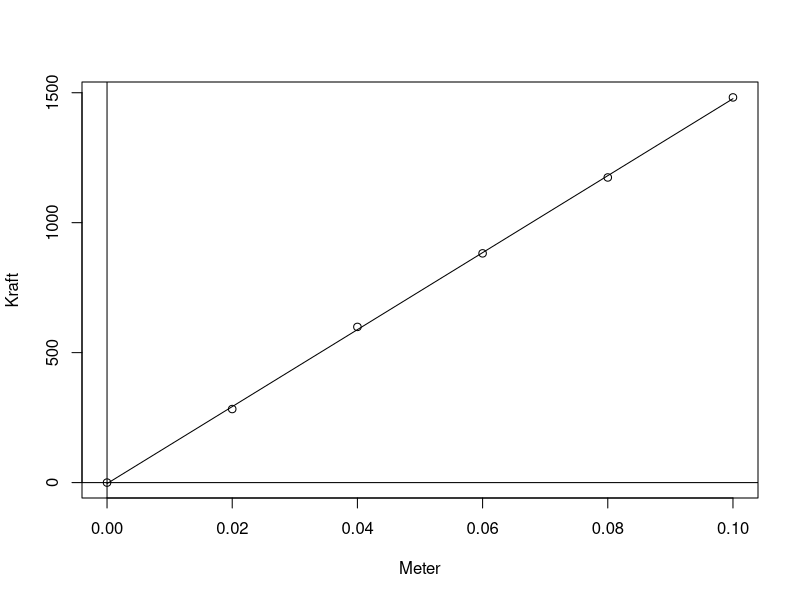

Reproduce this figure in R.
x = c(0, 0.02, 0.04, 0.06, 0.08, 0.10)
f = c(0, 283, 599, 882, 1174, 1482)

fit = lm(f ~ x)

coe = coef(fit)

coe[2]

plot(x, f, xlab = "Meter", ylab = "Kraft")
lines(x, predict(fit))
abline(h = 0)
abline(v = 0)
